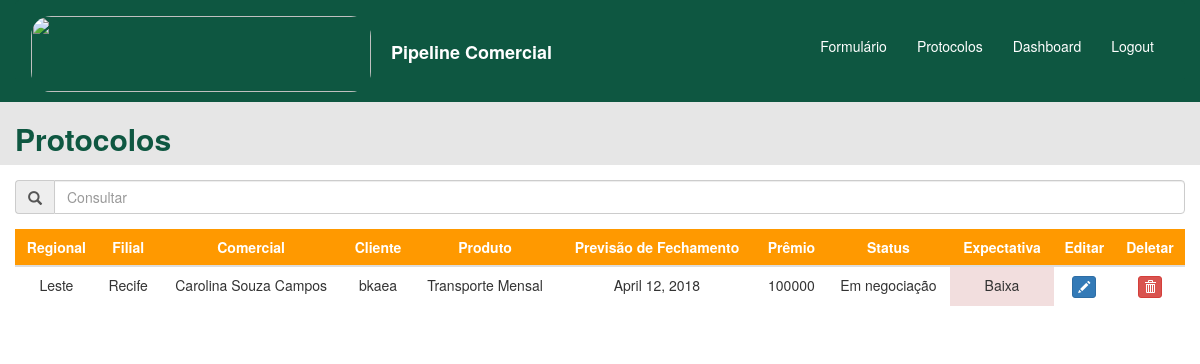
The page /protocolos/ on the database as committed earlier.
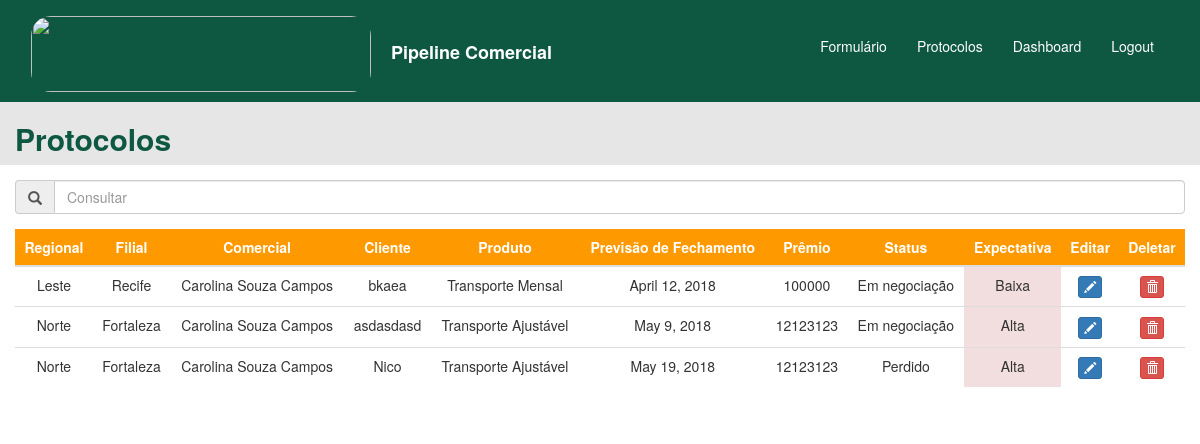
The same page on the database as committed later.
### home/models.py (models this page shows)
class Protocolos(models.Model):
    regional = models.ForeignKey(Regional, on_delete=models.CASCADE)
    filial = models.ForeignKey(Filial, on_delete=models.CASCADE)
    comercial = models.ForeignKey(Comercial, on_delete=models.CASCADE)
    corretor = models.CharField(max_length=250)
    primeira_cotacao = models.BooleanField()
    produto = models.ForeignKey(Produto, on_delete=models.CASCADE)
    cliente = models.CharField(max_length=250)
    premio = models.IntegerField()
    ultima_alteracao = models.DateField(auto_now=True)
    recebimento = models.DateField()
    vencimento = models.DateField()
    fechamento = models.DateField()
    tipo_de_seguro = models.ForeignKey(TipodeSeguro, on_delete=models.CASCADE)
    expectativa = models.ForeignKey(Expectativa, on_delete=models.CASCADE)
    status = models.ForeignKey(Status, on_delete=models.CASCADE)
    subscritor = models.CharField(max_length=250)
    motivo_perda = models.ForeignKey(MotivoPerda, on_delete=models.CASCADE, null=True, blank=True)
    comentario_perda = models.CharField(max_length=250, null=True, blank=True)
    historico_1 = models.CharField(max_length=4000, null=True, blank=True)
    historico_2 = models.CharField(max_length=4000, null=True, blank=True)
    historico_3 = models.CharField(max_length=4000, null=True, blank=True)
    historico_4 = models.CharField(max_length=4000, null=True, blank=True)
    historico_5 = models.CharField(max_length=4000, null=True, blank=True)
    historico_6 = models.CharField(max_length=4000, null=True, blank=True)
    historico_7 = models.CharField(max_length=4000, null=True, blank=True)
    historico_8 = models.CharField(max_length=4000, null=True, blank=True)
    historico_9 = models.CharField(max_length=4000, null=True, blank=True)
    historico_10 = models.CharField(max_length=4000, null=True, blank=True)

class Regional(models.Model):
    regional = models.CharField(max_length=200)
    def __str__(self):
        return self.regional

class Filial(models.Model):
    filial = models.CharField(max_length=200)
    def __str__(self):
        return self.filial

class Comercial(models.Model):
    comercial = models.CharField(max_length=200)
    def __str__(self):
        return self.comercial

class Produto(models.Model):
    produto = models.CharField(max_length=200)
    def __str__(self):
        return self.produto

class Status(models.Model):
    status = models.CharField(max_length=200)
    def __str__(self):
        return self.status

class Expectativa(models.Model):
    expectativa = models.CharField(max_length=200)
    def __str__(self):
        return self.expectativa

### protocolos/views.py (the view)
# urls.py: url(r'^protocolos/', include('protocolos.urls'), name='protocolos')
def protocolos(request):
    protocolos = Protocolos.objects.all()
    return render(request, 'protocolos/protocolos_base.html', {'protocolos': protocolos})

### templates/protocolos/protocolos_base.html (shortened to what this page needs)
<!DOCTYPE html>
    <html lang="pt">
        {% block content %}
        <head>
            <link rel="stylesheet" href="https://maxcdn.bootstrapcdn.com/bootstrap/3.3.7/css/bootstrap.css">
            <link rel="stylesheet" href="https://cdnjs.cloudflare.com/ajax/libs/bootstrap-datepicker/1.4.1/css/bootstrap-datepicker3.css"/>
        </head>
        <body>
            <div class="container-fluid" style="background-color: #0e5741">
                <nav class="navbar navbar-default" style="background-color: #0e5741;border-color: #0e5741;">
                    <div class="container-fluid">
                        {% load static %}
                        <a class="navbar-brand" href="{% url 'home' %}" style="text-decoration: none"><img src="https://www.berkley.com.br/Institucional/img/logo.png" style="display: inline-block;border-radius: 20px" alt="" width="340" height="76"><strong style="color: #ffffff"><p style="display: inline-block; margin-left:20px">Pipeline Comercial</p></strong></a>
                        <div id="navbar" class="navbar-collapse collapse" aria-expanded="false" style="border-width: 0px";>
                            <ul class="nav navbar-nav navbar-right" style="padding-top: 10px">
                                <li class="active">
                                    <a href="{% url 'home' %}" style="background-color: #0e5741"><p style="padding-top: 10px; color: #ffffff">Formulário</p></a>
                                <li class="active">
                                    <a href="{% url 'protocolos' %}" style="background-color: #0e5741"><p style="padding-top: 10px; color: #ffffff">Protocolos</p></a>
                                <li class="active">
                                    <a href="{% url 'protocolos' %}" style="background-color: #0e5741"><p style="padding-top: 10px; color: #ffffff">Dashboard</p></a>
                                <li class="active">
                                    <a href="{% url 'logout' %}" style="background-color: #0e5741"><p style="padding-top: 10px; color: #ffffff">Logout</p></a>
                                </li>
                                </li>
                            </ul>
                        </div>
                    </div>
                </nav>
                    {% include 'protocolos/includes/protocolos_include.html' %}
            </div>
        </body>
        {% endblock %}
    </html>

### templates/protocolos/includes/protocolos_include.html (shortened to what this page needs)
{% block content %}
    <div class="row" style="background-color: #e6e6e6">
    <h2 class="display-1" style="color: #0e5741; padding-left: 15px"> <strong>Protocolos</strong> </h2>
    </div>
        <div class="row">
            <div class="col-sm-12" style="padding-top: 5px; padding-bottom: 10px;background-color: #ffffff">
                <div class="form-group input-group" style="padding-top: 10px">
                    <span class="input-group-addon"><i class="glyphicon glyphicon-search"></i></span>
                    <input name="consulta" id="txt_consulta" placeholder="Consultar" type="text" class="form-control">
                </div>
                <form method="post" action="/protocolos/delete/">
                <table id="full-table" class="table table-hover" style="background-color: #ffffff;">
                  <thead class="thead-dark" style="background-color: #ff9900;">
                    <tr>
                      <th class="text-center" style="color: #ffffff" scope="col">Regional</th>
                      <th class="text-center" style="color: #ffffff" scope="col">Filial</th>
                      <th class="text-center" style="color: #ffffff" scope="col">Comercial</th>
                      <th class="text-center" style="color: #ffffff" scope="col">Cliente</th>
                      <th class="text-center" style="color: #ffffff" scope="col">Produto</th>
                      <th class="text-center" style="color: #ffffff" scope="col">Previsão de Fechamento</th>
                      <th class="text-center" style="color: #ffffff" scope="col">Prêmio</th>
                      <th class="text-center" style="color: #ffffff" scope="col">Status</th>
                      <th class="text-center" style="color: #ffffff" scope="col">Expectativa</th>
                      <th class="text-center" style="color: #ffffff" scope="col">Editar</th>
                      <th class="text-center" style="color: #ffffff" scope="col">Deletar</th>
                    </tr>
                  </thead>
                  <tbody id="tabela">
                  {% for protocolo in protocolos %}
                        <tr class="clickable-row" name="table-row" onclick="window.location='/home/{{ protocolo.id }}'">
                            <td><center>{{ protocolo.regional }}</center></td>
                            <td><center>{{ protocolo.filial }}</center></td>
                            <td><center>{{ protocolo.comercial }}</center></td>
                            <td><center>{{ protocolo.cliente }}</center></td>
                            <td><center>{{ protocolo.produto }}</center></td>
                            <td><center>{{ protocolo.fechamento }}</center></td>
                            <td id="premio" name="premio"><center>{{ protocolo.premio }}</center></td>
                            <td><center>{{ protocolo.status }}</center></td>
                            <td class="danger"><center>{{ protocolo.expectativa }}</center></td>
                            <td><center><button type="button" class="btn btn-primary btn-xs" data-title="Edit" data-toggle="modal" data-target="#edit" ><span class="glyphicon glyphicon-pencil"></span></button></center></td>
                            <td><center><button name="delete" class="btn btn-danger btn-xs" value="{{ protocolo.id }}" data-title="Delete" data-toggle="modal" data-target="#delete" ><span class="glyphicon glyphicon-trash"></span></button></center></td>
                        </tr>
                    {% endfor %}
                  </tbody>
                </table>
            </form>
            </div>
        </div>
{% endblock %}

Rows that differ between the two databases and show on the page:
added Protocolos: regional "Norte", filial "Fortaleza", comercial "Carolina Souza Campos", cliente "asdasdasd", produto "Transporte Ajustável", fechamento "May 9, 2018", premio "12123123", status "Em negociação", expectativa "Alta", {{ protocolo.id }} 5 (drawn)
added Protocolos: regional "Norte", filial "Fortaleza", comercial "Carolina Souza Campos", cliente "Nico", produto "Transporte Ajustável", fechamento "May 19, 2018", premio "12123123", status "Perdido", expectativa "Alta", {{ protocolo.id }} 6 (drawn)
